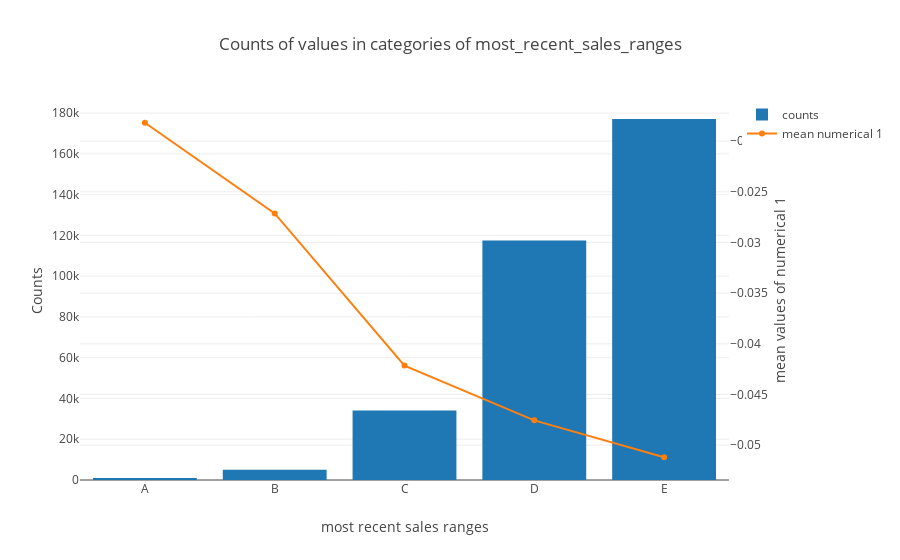

Write notebook code for a chart like this one.
### Code cell
d = merchants['most_recent_sales_range'].value_counts().sort_index()
e = merchants.loc[merchants['numerical_1'] < 0.1].groupby(['most_recent_sales_range'])['numerical_1'].mean()
data = [go.Bar(x=d.index, y=d.values, name='counts'), 
        go.Scatter(x=e.index, y=e.values, name='mean numerical 1', yaxis='y2')]
layout = go.Layout(
    dict(title='Counts of values in categories of most_recent_sales_ranges', 
         xaxis=dict(title='most recent sales ranges'),
         yaxis=dict(title='Counts'),
         yaxis2=dict(title='mean values of numerical 1',
                     overlaying='y',
                     side='right'),
         legend=dict(orientation='v'))
)
py.iplot(dict(data=data, layout=layout))

### Figure 1 — Plotly figure (JSON) as saved in the notebook; plotly's stock layout.template omitted (floating-point values rounded to 4 significant figures)
{"data": [{"name": "counts", "type": "bar", "uid": "d02d5d38-093d-4714-8224-a215e84d3248", "x": ["A", "B", "C", "D", "E"], "y": [1005, 5037, 34075, 117475, 177104]}, {"name": "mean numerical 1", "type": "scatter", "uid": "23f55a54-0a38-4c19-9313-cc08cb422592", "x": ["A", "B", "C", "D", "E"], "y": [-0.01818, -0.02713, -0.04215, -0.04755, -0.05119], "yaxis": "y2"}], "layout": {"legend": {"orientation": "v"}, "title": "Counts of values in categories of most_recent_sales_ranges", "xaxis": {"title": "most recent sales ranges"}, "yaxis": {"title": "Counts"}, "yaxis2": {"overlaying": "y", "side": "right", "title": "mean values of numerical 1"}}}
